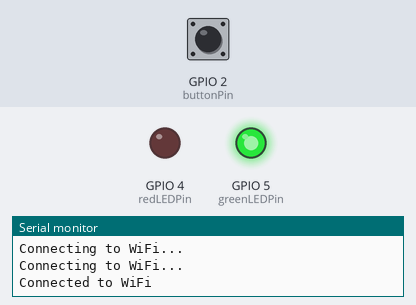
A sketch run on a simulated ESP32. Parts: output pins drawn as LEDs (lit = HIGH), the last lines printed to the serial monitor. The inputs (shaded band) are chosen by the test bench; at power-on: GPIO 2 (buttonPin) HIGH. WiFi joins after 1.5 s; servers stay silent unless stated; uploads are accepted with an empty reply.

Above: at 3.2 s.
3.3 s: GPIO 2 (buttonPin) pulled LOW for 0.15 s
At 5.7 s:
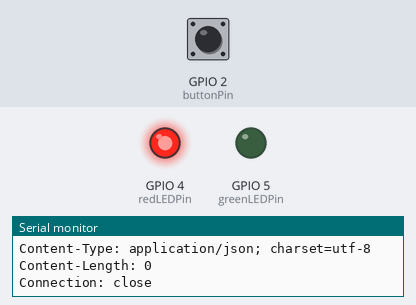
6.0 s: GPIO 2 (buttonPin) pulled LOW for 1 s
At 8.4 s:
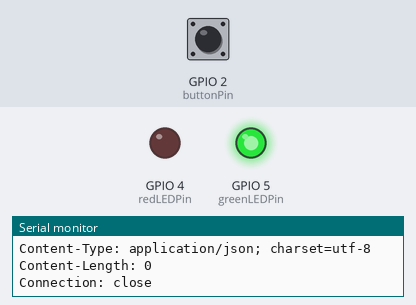
8.7 s: GPIO 2 (buttonPin) pulled LOW for 3.2 s
At 10.3 s:
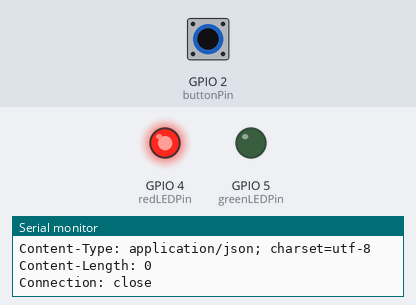
Timing chart, 0 to 11.8 s (numbered marks = the images above; inputs shaded):
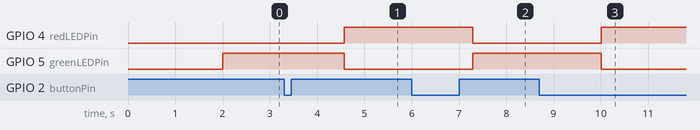

Measured:
- after the input at 3.3 s, GPIO 4 (redLEDPin): LOW → HIGH after 1.3 s; GPIO 5 (greenLEDPin): HIGH → LOW after 1.3 s
- after the input at 6.0 s, GPIO 4 (redLEDPin): HIGH → LOW after 1.3 s; GPIO 5 (greenLEDPin): LOW → HIGH after 1.3 s
- after the input at 8.7 s, GPIO 4 (redLEDPin): LOW → HIGH after 1.3 s; GPIO 5 (greenLEDPin): HIGH → LOW after 1.3 s

The sketch:

status_ventila_R4_Wifi.ino
```cpp
#include <Arduino.h>
#include <WiFi.h>

const char* ssid = "Wi-fi";
const char* password = "OT4EC38CEBC7A";

const char* serverName = "192.168.100.8"; // Server IP
const int serverPort = 80; // Server port

const int buttonPin = 2; // GPIO2 for the button
const int greenLEDPin = 5; // GPIO5 for the green LED
const int redLEDPin = 4; // GPIO4 for the red LED

bool lastButtonState = HIGH; // Start with not pressed
bool currentStatus = true; // Start with "Open"

WiFiClient client;

void setup() {
  pinMode(buttonPin, INPUT_PULLUP); // Set the button pin as input with internal pull-up resistor
  pinMode(greenLEDPin, OUTPUT);
  pinMode(redLEDPin, OUTPUT);

  Serial.begin(115200);

  WiFi.begin(ssid, password);
  while (WiFi.status() != WL_CONNECTED) {
    delay(1000);
    Serial.println("Connecting to WiFi...");
  }
  Serial.println("Connected to WiFi");

  updateLEDs();
}

void loop() {
  bool buttonState = digitalRead(buttonPin);
  if (buttonState == LOW && lastButtonState == HIGH) {
    // Button was pressed
    currentStatus = !currentStatus; // Toggle status
    sendStatusUpdate(currentStatus ? "Open" : "Closed");
  }
  lastButtonState = buttonState;
  delay(50); // Debounce delay
}

void sendStatusUpdate(const char* status) {
  if (WiFi.status() == WL_CONNECTED) {
    if (client.connect(serverName, serverPort)) {
      String httpRequestData = String("POST /test HTTP/1.1\r\n") +
                               "Host: " + serverName + "\r\n" +
                               "Content-Type: application/json\r\n" +
                               "Content-Length: " + String(strlen(status) + 15) + "\r\n\r\n" +
                               "{\"status\":\"" + String(status) + "\"}\r\n";

      client.print(httpRequestData);

      int timeout = 5000; // 5 seconds timeout
      long int time = millis();
      while (!client.available() && (millis() - time) < timeout) {
        delay(100);
      }

      if (client.available()) {
        String response = client.readString();
        Serial.println(response);
      } else {
        Serial.println("Client timeout");
      }
      client.stop();
    } else {
      Serial.println("Connection to server failed");
    }

    updateLEDs();
  }
}

void updateLEDs() {
  if (currentStatus) {
    digitalWrite(greenLEDPin, HIGH);
    digitalWrite(redLEDPin, LOW);
  } else {
    digitalWrite(greenLEDPin, LOW);
    digitalWrite(redLEDPin, HIGH);
  }
}
```
